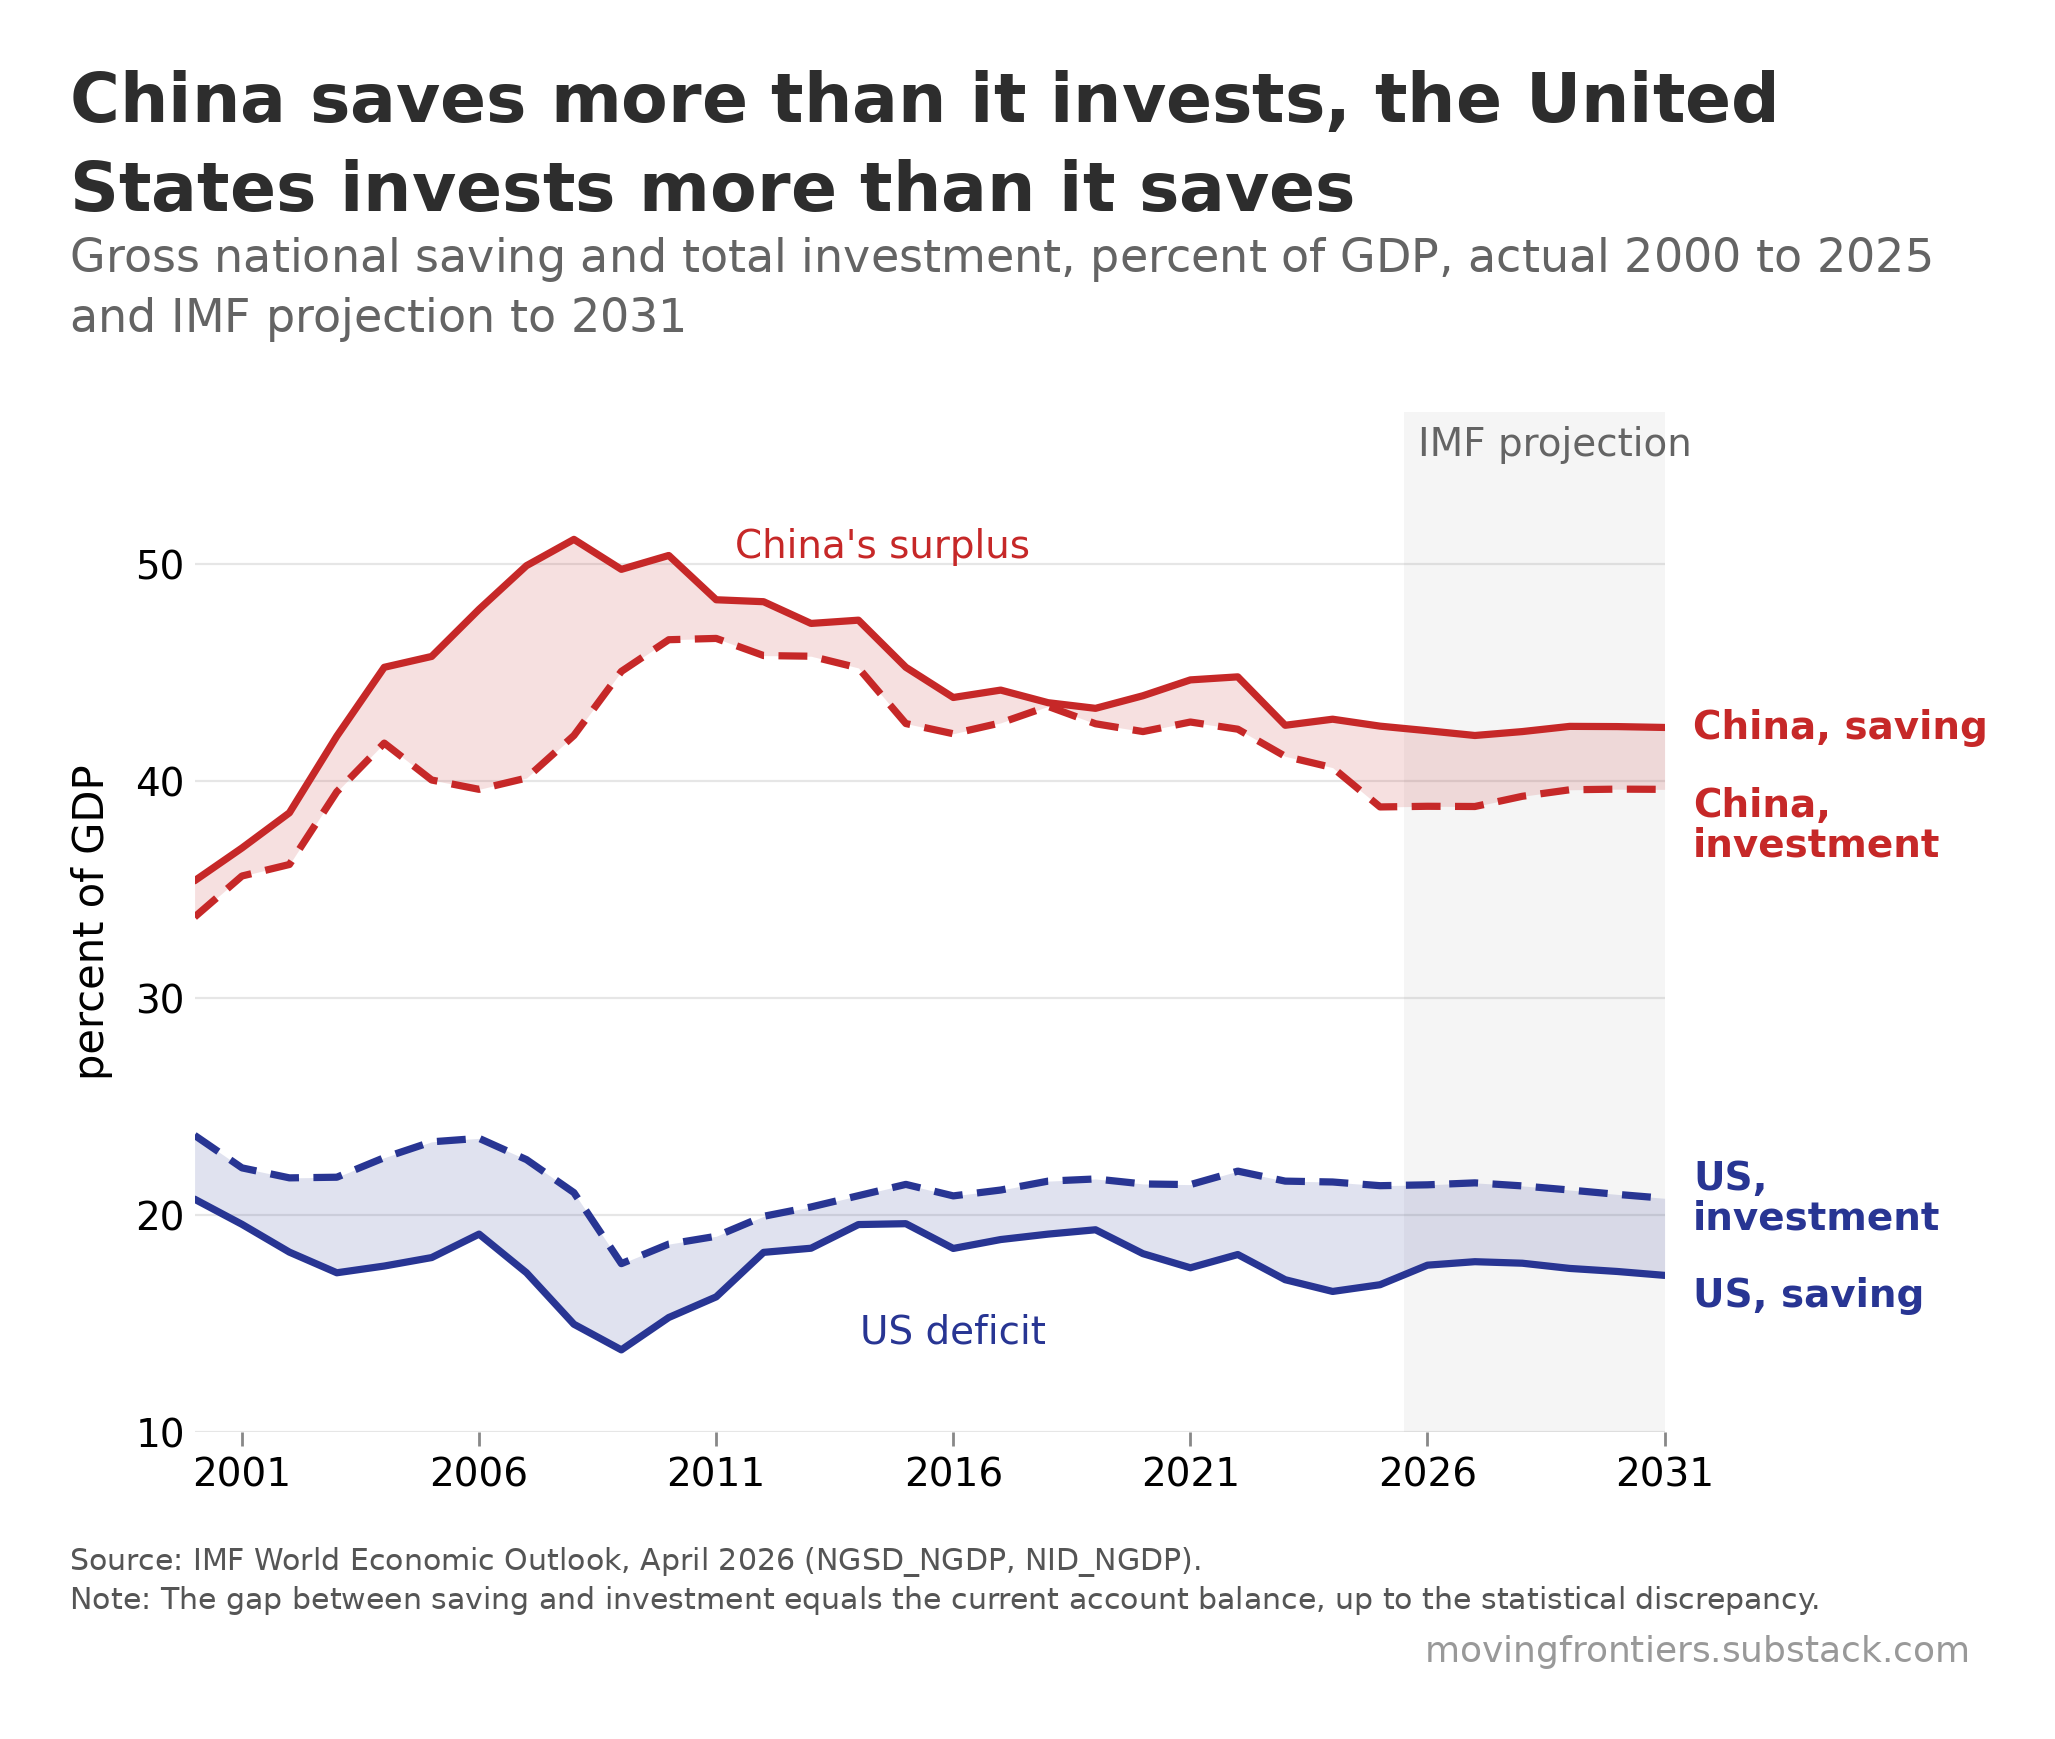

This chart was generated by the following Python code:
"""chart-11-saving-investment-china-us.py

Self-contained: the Moving Frontiers house style, the data and the chart in one file.
Run with matplotlib, numpy, pandas and Pillow available:

    python chart-11-saving-investment-china-us.py

It writes chart-11-saving-investment-china-us.png and chart-11-saving-investment-china-us.csv into the working directory.
"""

import io
import matplotlib
matplotlib.use("Agg")
import matplotlib.pyplot as plt
import matplotlib.lines
import matplotlib.patches
import numpy as np
import pandas as pd

import io
import matplotlib
matplotlib.use("Agg")
import matplotlib.pyplot as plt
import numpy as np
import pandas as pd

# ======================================================================
# HOUSE STYLE  (moving_frontiers_style.py, inlined)
# ======================================================================

import os
import numpy as np
import matplotlib
from PIL import Image, ImageDraw, ImageFont

DPI = 200

# ---- colours: the main elements, by how many series the chart has ----
RED, GOLD, GREEN, BLUE = "#C62828", "#F9A825", "#00897B", "#283593"
PALETTE = {1: [BLUE],
           2: [RED, BLUE],
           3: [RED, BLUE, GOLD],
           4: [RED, GOLD, GREEN, BLUE]}
GREY = "#888888"          # axes, rules, de-emphasised marks


def palette(n):
    assert n in PALETTE, "the house palette covers one to four series"
    return PALETTE[n]


# ---- spacing, in pixels at 200 dpi, every gap ink to ink ----
GAP_TITLE_SUB = 25        # subtitle below the title
GAP_SUB_PLOT  = 70        # plot below the subtitle
GAP_PLOT_CAP  = 60        # caption below the plot
GAP_CAP_MARK  = 20        # watermark below the last caption line
MARK_RIGHT    = 15        # watermark right edge, inside the content right edge
BORDER        = 70        # empty space around the whole canvas

# Canvas width is allowed to differ from chart to chart: each canvas is just the plot
# plus the border. Pass content_w=<px> to compose() to pad a narrow plot out to a
# common width instead, which is optional.
CONTENT_W     = None

# Type is fixed, not scaled to the chart. Sizing the title from the plot width made
# it depend on how much white space matplotlib happened to leave, so a narrow chart
# got a smaller title than a wide one in the same pack.
# TYPE SCALES WITH THE CANVAS, so that a chart shown at a fixed display width, a
# phone column say, always shows the same apparent type whatever its own pixel width.
# The point sizes below are the sizes at REF_W; a canvas half again as wide gets type
# half again as large, and the two look identical once both are scaled to the column.
# Sizing type from the plot width, as an earlier version did, is not the same thing and
# was a bug: it made the title depend on how much white space matplotlib happened to
# leave around the axes rather than on how large the image is.
REF_W      = 1980         # reference canvas width the point sizes below refer to
TITLE_PT   = 19.44        # title, 54px at REF_W
SUB_FRAC   = 0.68         # subtitle as a share of the title
CAP_PT     = 8.5          # caption, 24px at REF_W
MARK_MULT  = 1.2          # watermark as a share of the caption
LEADING    = 1.32

# Type inside the plot. Set once here and applied by rc(), so every chart in a pack
# carries the same tick labels, axis titles and annotations. A build script that
# passes its own fontsize= breaks that, so use these constants instead.
AXIS_PT    = 13           # axis titles
TICK_PT    = 12           # tick labels, both axes
LEGEND_PT  = 12           # legend entries
LABEL_PT   = 11.5         # in-plot labels and data values
EMPH_PT    = 15           # emphasised data values, bold

INK        = "#2D2D2D"    # title
SUB_INK    = "#646464"    # subtitle
CAP_INK    = "#555555"    # caption
MARK_INK   = "#999999"    # watermark
MARK_TEXT  = "movingfrontiers.substack.com"
CREDIT     = ""


def rc():
    """Matplotlib defaults for the plot itself."""
    matplotlib.pyplot.rcParams.update({
        "font.family": "DejaVu Sans", "font.size": AXIS_PT,
        "axes.labelsize": AXIS_PT, "xtick.labelsize": TICK_PT,
        "ytick.labelsize": TICK_PT, "legend.fontsize": LEGEND_PT,
        "axes.edgecolor": GREY, "axes.linewidth": 1.0,
        "figure.facecolor": "white", "axes.facecolor": "white"})


def style_ax(ax):
    ax.spines["top"].set_visible(False)
    ax.spines["right"].set_visible(False)


def _font(px, bold=False):
    name = "DejaVuSans-Bold.ttf" if bold else "DejaVuSans.ttf"
    for p in (os.path.join(matplotlib.get_data_path(), "fonts", "ttf", name),
              "/usr/share/fonts/truetype/dejavu/" + name):
        if os.path.exists(p):
            return ImageFont.truetype(p, px)
    raise FileNotFoundError(name)


def _ink(font, s):
    """Ink top and bottom of a string relative to its baseline."""
    b = font.getbbox(s, anchor="ls")
    return b[1], b[3]


def _ink_left(font, s):
    """How far the first glyph's ink sits from the pen position. Usually zero, but a
    few capitals carry a negative left side bearing, so a line starting with one puts
    ink a pixel outside the border that verify() insists on. Drawing at x minus this
    lines the ink up with the border instead of the pen."""
    return font.getbbox(s, anchor="ls")[0]


def _wrap(font, paragraphs, width):
    """Greedy wrap. Also returns, for each line, which paragraph it came from, so a
    line that ends because its paragraph ended can be told apart from one that ends
    because the next word would not fit."""
    lines, owner = [], []
    for p, text in enumerate(paragraphs):
        cur = ""
        for w in text.split():
            t = (cur + " " + w).strip()
            if not cur or font.getlength(t) <= width:
                cur = t
            else:
                lines.append(cur); owner.append(p); cur = w
        if cur:
            lines.append(cur); owner.append(p)
    return lines, owner


def _crop(img):
    g = np.array(img.convert("L"))
    r = np.where((g < 250).any(1))[0]
    c = np.where((g < 250).any(0))[0]
    return img.crop((c.min(), r.min(), c.max() + 1, r.max() + 1))


def compose(plot_png, out_png, title, subtitle, source, note=None, credit=CREDIT,
            content_w=CONTENT_W):
    """Title band above the plot, caption and watermark below, BORDER px all around."""
    plot = _crop(Image.open(plot_png).convert("RGB"))
    PW, H = plot.size
    W = max(PW, content_w or 0)          # the target is a floor, never a ceiling

    k = (W + 2 * BORDER) / REF_W         # type scales with the canvas, not the plot
    title_px = round(TITLE_PT * DPI / 72 * k)
    cap_px   = round(CAP_PT * DPI / 72 * k)
    f_title = _font(title_px, bold=True)
    f_sub   = _font(int(title_px * SUB_FRAC))
    f_cap   = _font(cap_px)
    f_mark  = _font(round(cap_px * MARK_MULT))

    tl, _ = _wrap(f_title, [title], W)
    sl, _ = _wrap(f_sub, [subtitle], W)
    paras = ["Source: " + source + (" " + credit if credit else "")]
    if note:
        paras.append("Note: " + note)
    cl, owner = _wrap(f_cap, paras, W)
    for i in range(len(cl) - 1):                       # lines must be maximally full
        if owner[i + 1] == owner[i]:
            nxt = cl[i + 1].split()[0]
            assert f_cap.getlength(cl[i] + " " + nxt) > W, \
                f"caption line {i} is not filled to the full width"

    tlh = int(f_title.size * LEADING)
    slh = int(f_sub.size * LEADING)
    clh = int(f_cap.size * LEADING)

    # walk down the page, each gap measured from the ink above it
    y, place = 0, []
    for i, s in enumerate(tl):
        base = y - _ink(f_title, s)[0] if i == 0 else place[-1][0] + tlh
        place.append((base, s, f_title, INK, "left"))
    y = place[-1][0] + _ink(f_title, tl[-1])[1]
    for i, s in enumerate(sl):
        base = (y + GAP_TITLE_SUB - _ink(f_sub, s)[0]) if i == 0 else place[-1][0] + slh
        place.append((base, s, f_sub, SUB_INK, "left"))
    y = place[-1][0] + _ink(f_sub, sl[-1])[1]

    plot_y = y + GAP_SUB_PLOT
    y = plot_y + H

    for i, s in enumerate(cl):
        base = (y + GAP_PLOT_CAP - _ink(f_cap, s)[0]) if i == 0 else place[-1][0] + clh
        place.append((base, s, f_cap, CAP_INK, "left"))
    y = place[-1][0] + _ink(f_cap, cl[-1])[1]
    place.append((y + GAP_CAP_MARK - _ink(f_mark, MARK_TEXT)[0],
                  MARK_TEXT, f_mark, MARK_INK, "right"))
    y = place[-1][0] + _ink(f_mark, MARK_TEXT)[1]

    canvas = Image.new("RGB", (W + 2 * BORDER, y + 2 * BORDER), "white")
    canvas.paste(plot, (BORDER, plot_y + BORDER))     # left, with the title and caption
    d = ImageDraw.Draw(canvas)
    for base, s, f, col, align in place:
        if align == "right":
            x = BORDER + W - MARK_RIGHT - f.getlength(s)
        else:
            x = BORDER - _ink_left(f, s)
        d.text((x, base + BORDER), s, font=f, fill=col, anchor="ls")
    canvas.save(out_png)
    verify(out_png)
    return out_png


def verify(png):
    """Blank pixel rows between each block, and the border, must match the constants."""
    a = np.array(Image.open(png).convert("L"))
    Hh, Ww = a.shape
    ink = a < 250
    rows = np.where(ink.any(1))[0]
    cols = np.where(ink.any(0))[0]
    bands, start, prev = [], rows[0], rows[0]
    for r in rows[1:]:
        if r - prev > 3:
            bands.append((start, prev)); start = r
        prev = r
    bands.append((start, prev))
    gaps = [bands[i + 1][0] - bands[i][1] - 1 for i in range(len(bands) - 1)]
    assert GAP_SUB_PLOT in gaps, f"no {GAP_SUB_PLOT}px gap below the subtitle"
    assert GAP_PLOT_CAP in gaps, f"no {GAP_PLOT_CAP}px gap above the caption"
    assert gaps[-1] == GAP_CAP_MARK, \
        f"gap above the watermark is {gaps[-1]}px, expected {GAP_CAP_MARK}"
    assert (rows[0], Hh - 1 - rows[-1], cols[0]) == (BORDER, BORDER, BORDER), \
        f"top, bottom and left borders are {(rows[0], Hh - 1 - rows[-1], cols[0])}, " \
        f"expected {BORDER}"
    assert Ww - 1 - cols[-1] >= BORDER, \
        f"right border is {Ww - 1 - cols[-1]}, expected at least {BORDER}"
    wm_cols = np.where(ink[bands[-1][0]:bands[-1][1] + 1, :].any(0))[0]
    assert Ww - 1 - wm_cols.max() >= BORDER + MARK_RIGHT - 3, "watermark right margin is wrong"
    return gaps


# ======================================================================
# POST-PACK TYPE AND AXES
# ======================================================================
GRID = "#E6E6E6"
AXIS_PT, TICK_PT, LEGEND_PT, LABEL_PT, EMPH_PT = 15, 14, 14, 14, 17
TITLE_PT, CAP_PT = TITLE_PT * 1980 / 1640, CAP_PT * 1980 / 1640

def post_axes(figsize=(9.8, 5.9), left=0.11, right=0.86, top=0.965, bottom=0.10):
    rc()
    fig, ax = plt.subplots(figsize=figsize, dpi=DPI)
    fig.subplots_adjust(left=left, right=right, top=top, bottom=bottom)
    ax.set_axisbelow(True)
    for sp in ("top", "right", "left", "bottom"):
        ax.spines[sp].set_visible(False)
    ax.tick_params(axis="y", length=0)
    ax.tick_params(axis="x", length=5, width=1.0, color=GREY, direction="out")
    return fig, ax

def end_labels(ax, items, x, gap):
    """items: list of (y, text, colour). Stack labels at x without overlap."""
    order = sorted(items, key=lambda e: e[0], reverse=True)
    ys = [e[0] for e in order]
    for i in range(1, len(ys)):
        ys[i] = min(ys[i], ys[i - 1] - gap)
    for y, (_, txt, col) in zip(ys, order):
        ax.text(x, y, txt, color=col, fontsize=LABEL_PT, fontweight="bold", ha="left", va="center",
                clip_on=False, linespacing=1.05)

# DATA: IMF World Economic Outlook, April 2026 (WEO 9.0.0): gross national saving (NGSD_NGDP) and
# total investment (NID_NGDP), percent of GDP, and the current account balance (BCA_NGDPD), China and
# United States; actual to 2025, projection from 2026.
SRAW = """\
,china_saving,china_investment,china_ca,us_saving,us_investment,us_ca
2000,35.400,33.730,1.670,20.740,23.680,-3.920
2001,36.910,35.620,1.290,19.580,22.180,-3.720
2002,38.530,36.150,2.380,18.300,21.720,-4.170
2003,42.060,39.500,2.560,17.350,21.750,-4.560
2004,45.230,41.740,3.480,17.660,22.650,-5.200
2005,45.730,40.040,5.690,18.050,23.380,-5.750
2006,47.900,39.610,8.280,19.130,23.540,-5.910
2007,49.910,40.130,9.770,17.350,22.560,-5.090
2008,51.120,42.090,9.030,14.980,21.040,-4.720
2009,49.740,45.040,4.700,13.800,17.770,-2.620
2010,50.380,46.500,3.870,15.290,18.670,-2.870
2011,48.340,46.560,1.780,16.240,19.030,-2.920
2012,48.250,45.770,2.480,18.290,19.950,-2.570
2013,47.250,45.740,1.510,18.480,20.380,-2.010
2014,47.400,45.200,2.210,19.570,20.900,-2.100
2015,45.230,42.640,2.590,19.610,21.420,-2.230
2016,43.840,42.170,1.670,18.470,20.890,-2.110
2017,44.180,42.670,1.510,18.880,21.160,-1.870
2018,43.600,43.430,0.170,19.130,21.570,-2.120
2019,43.340,42.630,0.700,19.330,21.670,-2.050
2020,43.920,42.270,1.650,18.230,21.440,-2.780
2021,44.650,42.710,1.940,17.580,21.410,-3.620
2022,44.790,42.380,2.420,18.190,22.030,-3.810
2023,42.560,41.130,1.430,17.030,21.570,-3.340
2024,42.840,40.610,2.240,16.490,21.530,-4.050
2025,42.520,38.800,3.720,16.800,21.360,-3.630
2026,42.310,38.830,3.480,17.700,21.400,-3.700
2027,42.090,38.820,3.270,17.860,21.490,-3.630
2028,42.270,39.290,2.980,17.790,21.350,-3.570
2029,42.510,39.590,2.910,17.550,21.160,-3.620
2030,42.500,39.620,2.880,17.410,20.960,-3.550
2031,42.460,39.610,2.840,17.230,20.780,-3.560
"""

STEM = "chart-11-saving-investment-china-us"
TITLE = "China saves more than it invests, the United States invests more than it saves"
SUBTITLE = ("Gross national saving and total investment, percent of GDP, actual 2000 to 2025 and IMF "
            "projection to 2031")
SOURCE = "IMF World Economic Outlook, April 2026 (NGSD_NGDP, NID_NGDP)."
NOTE = ("The gap between saving and investment equals the current account balance, up to the "
        "statistical discrepancy.")
d = pd.read_csv(io.StringIO(SRAW), index_col=0)
d.to_csv(STEM + ".csv")
Y = d.index.values

fig, ax = post_axes()
ax.fill_between(Y, d.china_investment, d.china_saving, where=d.china_saving >= d.china_investment,
                color=RED, alpha=0.14, lw=0, zorder=2)
ax.fill_between(Y, d.us_saving, d.us_investment, where=d.us_investment >= d.us_saving,
                color=BLUE, alpha=0.14, lw=0, zorder=2)
for col, colour, ls in [("china_saving", RED, "-"), ("china_investment", RED, (0, (4, 2))),
                        ("us_saving", BLUE, "-"), ("us_investment", BLUE, (0, (4, 2)))]:
    ax.plot(Y, d[col], color=colour, lw=2.6, ls=ls, solid_capstyle="round", zorder=4)
ax.axvspan(2025.5, 2031, color=GREY, alpha=0.08, lw=0, zorder=1)
ax.text(2025.8, 55.5, "IMF projection", fontsize=LABEL_PT, color=SUB_INK, ha="left", va="center")
end_labels(ax, [(d.china_saving.iloc[-1], "China, saving", RED), (d.china_investment.iloc[-1], "China,\ninvestment", RED),
                (d.us_investment.iloc[-1], "US,\ninvestment", BLUE), (d.us_saving.iloc[-1], "US, saving", BLUE)], 2031.6, 4.5)
ax.text(2014.5, 50.8, "China's surplus", fontsize=LABEL_PT, color=RED, ha="center", va="center")
ax.text(2016.0, 14.6, "US deficit", fontsize=LABEL_PT, color=BLUE, ha="center", va="center")
ax.set_xlim(2000, 2031)
ax.set_xticks([2001, 2006, 2011, 2016, 2021, 2026, 2031])
ax.set_ylim(10, 57)
ax.set_yticks([10, 20, 30, 40, 50])
ax.set_ylabel("percent of GDP", labelpad=8)
ax.yaxis.grid(True, color=GRID, lw=0.8)
fig.savefig("_plot_p11.png", dpi=DPI, facecolor="white", bbox_inches="tight")
compose("_plot_p11.png", STEM + ".png", TITLE, SUBTITLE, SOURCE, NOTE)
print("wrote", STEM + ".png")
